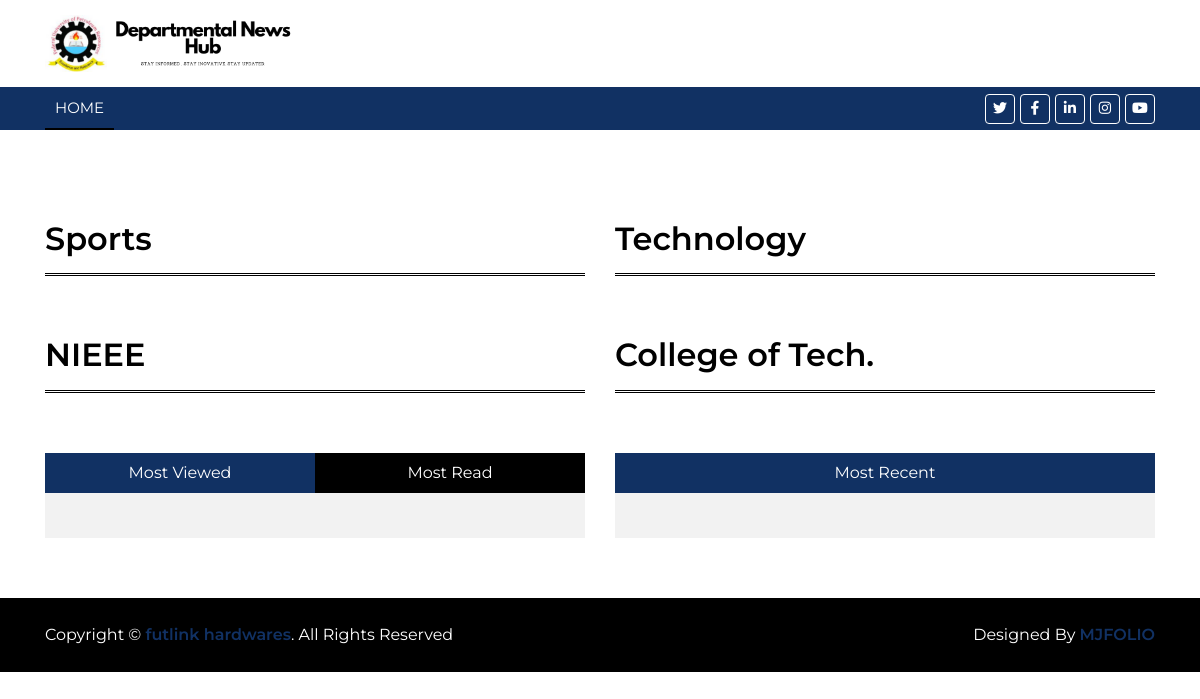
Before: / with the older database file.
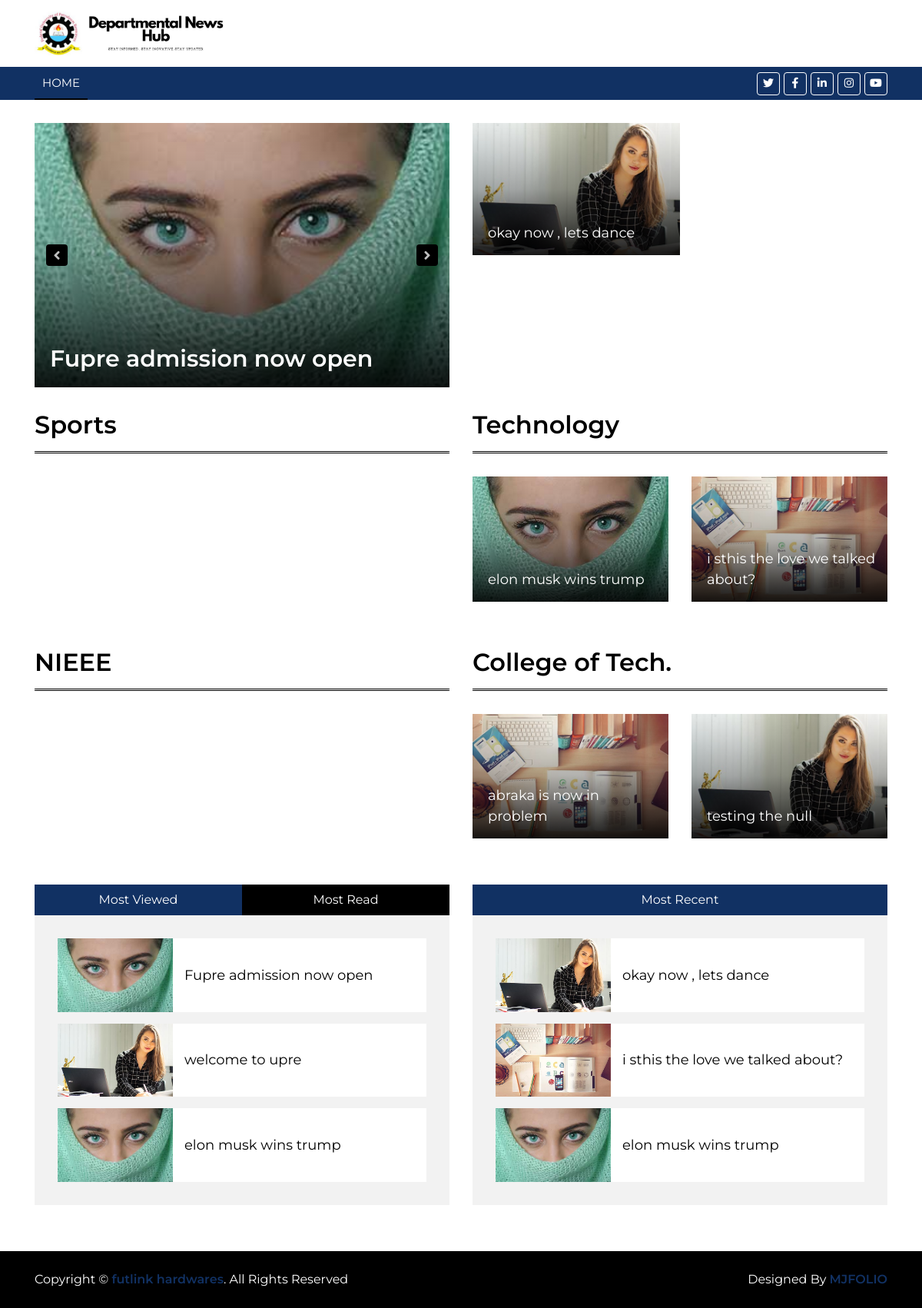
After: the same page with the newer database file.
### base/models.py (models this page shows, shortened)
class News(models.Model):
    CATEGORY_CHOICES = [
        ('featured', 'Featured'),
        ('popular', 'Popular'),
        ('latest', 'Latest'),
        ('technology', 'Technology'),
        ('sports', 'Sports'),
        ('nieee', 'Nieee'),
        ('college', 'College')
    ]
    Filter_choices =[
        ('most_viewed', 'Most Viewed'),
        ('most_read', 'Most Read'),
        ('most_recent', 'Most Recent'),
    ]
    title = models.CharField(max_length=255)
    content = models.TextField()
    image = models.ImageField(upload_to='news_images/')
    category = models.CharField(max_length=50, choices=CATEGORY_CHOICES)
    filter = models.CharField(max_length=50, choices=Filter_choices, blank=True, null=True)
    view_count = models.IntegerField(default=0)
    created_at = models.DateTimeField(auto_now_add=True)

### base/views.py (the view)
# urls.py: path('', views.news_view, name='news'),
def news_view(request):
    context = {
        'featured_news': News.objects.filter(category='featured')[:3],
        'popular_news': News.objects.filter(category='popular')[:4],
        'latest_news': News.objects.filter(category='latest')[:3],
        'most_viewed_news': News.objects.filter(filter='most_viewed')[:3],
        'most_read_news': News.objects.filter(filter='most_read')[:3],
        'most_recent_news': News.objects.filter(filter='most_recent')[:3],
        'technology': News.objects.filter(category='technology')[:3],
        'sports': News.objects.filter(category='sports')[:3],
        'nieee': News.objects.filter(category='nieee')[:3],
        'college': News.objects.filter(category='college')[:3],
    }
    return render(request, 'news.html', context)

### base/templates/news.html (shortened to what this page needs)
{% load static %}
<!DOCTYPE html>
<html lang="en">
    <head>
        <link href="https://stackpath.bootstrapcdn.com/bootstrap/4.4.1/css/bootstrap.min.css" rel="stylesheet">
        <link href="https://cdnjs.cloudflare.com/ajax/libs/font-awesome/5.10.0/css/all.min.css" rel="stylesheet">
        <link href="{% static 'lib/slick/slick.css' %}" rel="stylesheet">
        <link href="{% static 'lib/slick/slick-theme.css' %}" rel="stylesheet">
         <link rel="stylesheet" href="{% static 'css/style.css' %}">
    </head>
    <body>
        <div class="brand">
            <div class="container">
                <div class="row align-items-center">
                    <div class="col-lg-3 col-md-4">
                        <div class="b-logo">
                            <a href="index.html">
                                <img src="{% static 'img/logo1.png' %}" alt="Logo">
                            </a>
                        </div>
                    </div>
                </div>
            </div>
        </div>
        <div class="nav-bar">
            <div class="container">
                <nav class="navbar navbar-expand-md bg-dark navbar-dark">
                    <div class="collapse navbar-collapse justify-content-between" id="navbarCollapse">
                        <div class="navbar-nav mr-auto">
                            <a href="{% url 'news' %}" class="nav-item nav-link active">Home</a>
                        </div>
                        <div class="social ml-auto">
                            <a href=""><i class="fab fa-twitter"></i></a>
                            <a href=""><i class="fab fa-facebook-f"></i></a>
                            <a href=""><i class="fab fa-linkedin-in"></i></a>
                            <a href=""><i class="fab fa-instagram"></i></a>
                            <a href=""><i class="fab fa-youtube"></i></a>
                        </div>
                    </div>
                </nav>
            </div>
        </div>
        <div class="top-news">
            <div class="container">
                <div class="row">
                    <div class="col-md-6 tn-left">
                        <div class="row tn-slider">
                             {% for news in featured_news %}
                            <div class="col-md-6">
                                 <div class="tn-img">
                                    <img src="{{ news.image.url }}" alt="{{ news.title }}" />
                                    <div class="tn-title">
                                           <a href="{% url 'news_detail' news.id %}">{{ news.title }}</a>
                                    </div>
                                </div>
                            </div>
                             {% endfor %}
                        </div>
                    </div>
                    <div class="col-md-6 tn-right">
                        <div class="row">
                            {% for news in popular_news %}
                            <div class="col-md-6">
                                 <div class="tn-img">
                                    <img src="{{ news.image.url }}" alt="{{ news.title }}" />
                                    <div class="tn-title">
                                           <a href="{% url 'news_detail' news.id %}">{{ news.title }}</a>
                                    </div>
                                </div>
                            </div>
                             {% endfor %}
                        </div>
                    </div>
                </div>
            </div>
        </div>
        <div class="cat-news">
            <div class="container">
                <div class="row">
                    <div class="col-md-6">
                        <h2>Sports</h2>
                    </div>
                    <div class="col-md-6">
                        <h2>Technology</h2>
                        <div class="row cn-slider">
                                                       {% for news in technology %}
                            <div class="col-md-6">
                                <div class="cn-img">
                                    <img src="{{ news.image.url }}" alt="{{ news.title }}" />
                                    <div class="cn-title">
                                           <a href="{% url 'news_detail' news.id %}">{{ news.title }}</a>
                                    </div>
                                </div>
                            </div>
                                {% endfor %}
                        </div>
                    </div>
                </div>
            </div>
        </div>
        <div class="cat-news">
            <div class="container">
                <div class="row">
                    <div class="col-md-6">
                        <h2>NIEEE</h2>
                    </div>
                    <div class="col-md-6">
                        <h2>College of Tech.</h2>
                        <div class="row cn-slider">
                                        {% for news in college %}
                            <div class="col-md-6">
                                <div class="cn-img">
                                    <img src="{{ news.image.url }}" alt="{{ news.title }}" />
                                    <div class="cn-title">
                                           <a href="{% url 'news_detail' news.id %}">{{ news.title }}</a>
                                    </div>
                                </div>
                            </div>
                                {% endfor %}
                        </div>
                    </div>
                </div>
            </div>
        </div>
        <div class="tab-news">
            <div class="container">
                <div class="row">
                    <div class="col-md-6">
                              <ul class="nav nav-pills nav-justified">
                        <li class="nav-item">
                            <a class="nav-link active" data-toggle="pill" href="#m-viewed">Most Viewed</a>
                        </li>
                        <li class="nav-item">
                            <a class="nav-link" data-toggle="pill" href="#m-read">Most Read</a>
                        </li>
                    </ul>
                        <div class="tab-content">
                            <div id="m-viewed" class="container tab-pane active">
                             {% for news in most_viewed_news %}
                                <div class="tn-news">
                                    <div class="tn-img">
                                        <img src="{{ news.image.url }}" alt="{{ news.title }}" />
                                    </div>
                                    <div class="tn-title">
                                           <a href="{% url 'news_detail' news.id %}">{{ news.title }}</a>
                                    </div>
                                </div>
                                  {% endfor %}
                            </div>
                            <div id="m-read" class="container tab-pane active">
                            {% for news in most_read_news %}
                                <div class="tn-news">
                                    <div class="tn-img">
                                        <img src="{{ news.image.url }}" alt="{{ news.title }}" />
                                    </div>
                                    <div class="tn-title">
                                           <a href="{% url 'news_detail' news.id %}">{{ news.title }}</a>
                                    </div>
                                </div>
                                  {% endfor %}
                            </div>
                    </div>
                    </div>
                                        <div class="col-md-6">
                              <ul class="nav nav-pills nav-justified">
                        <li class="nav-item">
                            <a class="nav-link active" data-toggle="pill" href="#m-recent">Most Recent</a>
                        </li>
                    </ul>
                        <div class="tab-content">
                            <div id="m-recent" class="container tab-pane active">
                             {% for news in most_recent_news %}
                                <div class="tn-news">
                                    <div class="tn-img">
                                        <img src="{{ news.image.url }}" alt="{{ news.title }}" />
                                    </div>
                                    <div class="tn-title">
                                           <a href="{% url 'news_detail' news.id %}">{{ news.title }}</a>
                                    </div>
                                </div>
                                  {% endfor %}
                            </div>
                            <div id="m-read" class="container tab-pane active">
                            {% for news in most_read_news %}
                                <div class="tn-news">
                                    <div class="tn-img">
                                        <img src="{{ news.image.url }}" alt="{{ news.title }}" />
                                    </div>
                                    <div class="tn-title">
                                           <a href="{% url 'news_detail' news.id %}">{{ news.title }}</a>
                                    </div>
                                </div>
                                  {% endfor %}
                            </div>
                    </div>
                    </div>
                </div>
            </div>
        </div>
        <div class="footer-bottom">
            <div class="container">
                <div class="row">
                    <div class="col-md-6 copyright">
                        <p>Copyright &copy; <a href="">futlink hardwares</a>.  All Rights Reserved</p>
                    </div>
                    <div class="col-md-6 template-by">
                        <p>Designed By <a href="https://x.com/waterdrop_mj"> MJFOLIO</a></p>
                    </div>
                </div>
            </div>
        </div>
    </body>
</html>

### static/css/style.css (style rules this page uses)
body { color: #000000; font-family: 'Montserrat', sans-serif; font-weight: 400; background: #ffffff; }
a { color: #113163; transition: 0.5s; }
p { padding: 0; margin: 0 0 15px 0; color: #000000; }
h1, h2, h3, h4, h5, h6 { margin: 0 0 15px 0; padding: 0; color: #000000; font-weight: 600; }
.brand { margin: 15px 0; background: #ffffff; }
.brand .b-logo { text-align: left; overflow: hidden; }
.brand .b-logo a img { max-width: 100%; max-height: 60px; }
@media (min-width: 768px) { .brand { max-height: 90px; } }
.nav-bar { position: relative; }
.nav-bar .navbar { height: 100%; padding: 0; }
.navbar-dark .navbar-nav .nav-link, .navbar-dark .navbar-nav .nav-link:focus, .navbar-dark .navbar-nav .nav-link:hover, .navbar-dark .navbar-nav .nav-link.active { padding: 10px 10px 8px 10px; color: #ffffff; }
.navbar-dark .navbar-nav .nav-link:hover, .navbar-dark .navbar-nav .nav-link.active { border-bottom: 2px solid #000000; transition: none; }
@media (min-width: 768px) { .nav-bar, .nav-bar .navbar { background: #113163 !important; } }
@media (min-width: 768px) { .nav-bar a.nav-link { padding: 8px 15px; font-size: 15px; text-transform: uppercase; } }
.nav-bar .social { font-size: 0; overflow: hidden; }
.nav-bar .social a { display: inline-block; margin-left: 5px; width: 30px; height: 30px; padding: 3px 0; text-align: center; font-size: 14px; background: #113163; border: 1px solid #ffffff; border-radius: 4px; }
.nav-bar .social a i { color: #ffffff; }
.top-news { position: relative; width: 100%; padding: 30px 0 0 0; }
.top-news .tn-img { position: relative; overflow: hidden; }
.top-news .tn-img img { width: 100%; }
.top-news .tn-title { position: absolute; top: 0; right: 0; bottom: 0; left: 0; padding: 15px 10px 15px 20px; background-image: linear-gradient(rgba(0, 0, 0, .0), rgba(0, 0, 0, .3), rgba(0, 0, 0, .9)); display: flex; align-items: flex-end; }
.top-news .tn-title a { display: block; width: 100%; color: #ffffff; font-size: 18px; font-weight: 400; transition: .3s; }
.top-news .tn-left .tn-title a { font-size: 30px; font-weight: 600; }
.top-news .tn-left { margin-bottom: 30px; }
.top-news .tn-right { margin-bottom: 60px; padding: 0 30px; }
.top-news .tn-right .col-md-6 { padding: 0; }
.cat-news { position: relative; width: 100%; padding: 0; }
.cat-news .col-md-6 { margin-bottom: 30px; }
.cat-news h2 { color: #000000; margin-bottom: 30px; padding-bottom: 15px; border-bottom: 3px double #000000; }
.cat-news .cn-img { position: relative; overflow: hidden; }
.cat-news .cn-img img { width: 100%; }
.cat-news .cn-title { position: absolute; top: 0; right: 0; bottom: 0; left: 0; padding: 15px 10px 15px 20px; background-image: linear-gradient(rgba(0, 0, 0, .0), rgba(0, 0, 0, .3), rgba(0, 0, 0, .9)); display: flex; align-items: flex-end; }
.cat-news .cn-title a { display: block; width: 100%; color: #ffffff; font-size: 18px; font-weight: 400; transition: .3s; }
.tab-news { position: relative; }
.tab-news .col-md-6 { margin-bottom: 60px; }
.tab-news .nav.nav-pills .nav-link { color: #ffffff; background: #000000; border-radius: 0; }
.tab-news .nav.nav-pills .nav-link:hover, .tab-news .nav.nav-pills .nav-link.active { color: #ffffff; background: #113163; }
.tab-news .tab-content { padding: 30px 15px 15px 15px; background: rgba(0, 0, 0, .05); }
.tab-news .tn-news { display: flex; align-items: center; margin-bottom: 15px; background: #ffffff; }
.tab-news .tn-img { width: 150px; }
.tab-news .tn-img img { width: 150px; }
.tab-news .tn-title { padding: 10px 15px; }
.tab-news .tn-title a { color: #000000; font-size: 18px; font-weight: 400; transition: all .3s; }
.footer-bottom { position: relative; padding: 25px 0; background: #000000; }
.footer-bottom .copyright { text-align: left; }
.footer-bottom .template-by { text-align: right; }
.footer-bottom .copyright p, .footer-bottom .template-by p { color: #ffffff; font-weight: 400; margin: 0; }
.footer-bottom .copyright p a, .footer-bottom .template-by p a { font-weight: 600; }

Changed rows visible on the page:
added News: image (picture), title "Fupre admission now open"
added News: image (picture), title "okay now , lets dance"
added News: image (picture), title "elon musk wins trump"
added News: image (picture), title "i sthis the love we talked about?"
added News: image (picture), title "abraka is now in problem", shown under "College of Tech."
added News: image (picture), title "testing the null", shown under "College of Tech."
added News: image (picture), title "welcome to upre"
